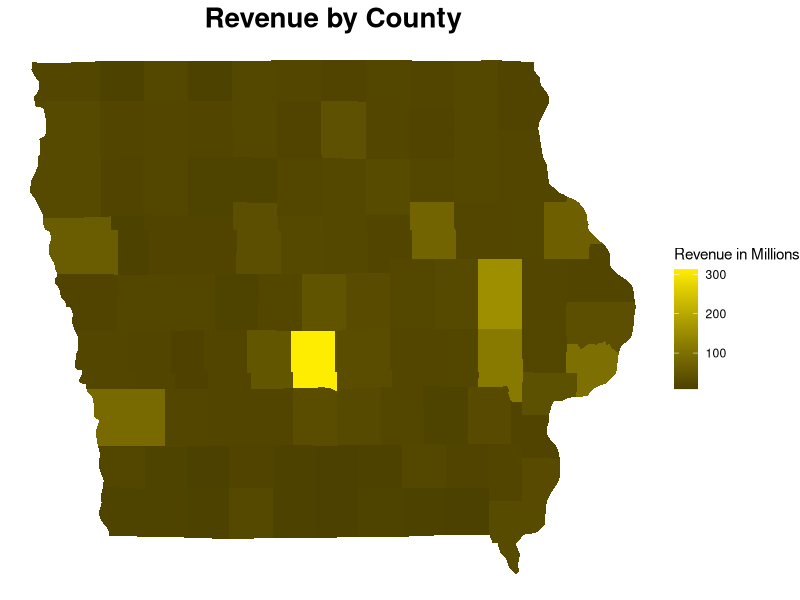
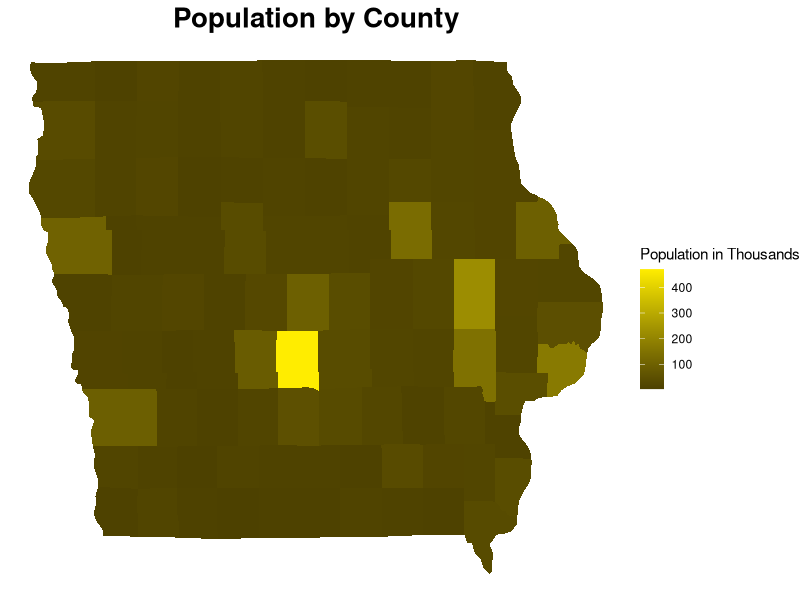
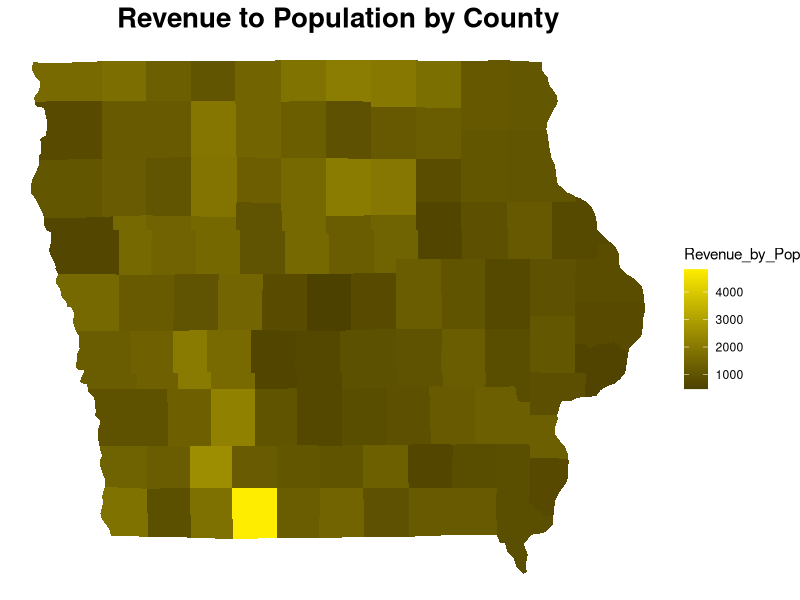
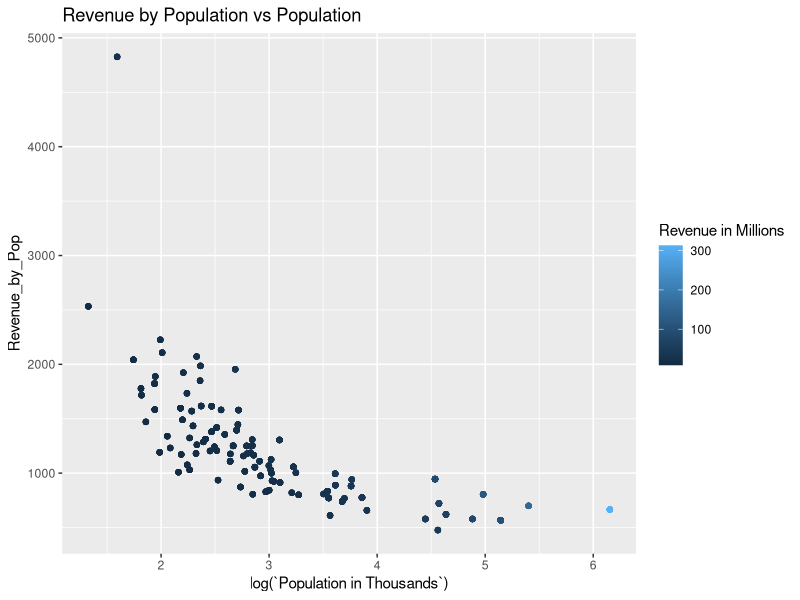
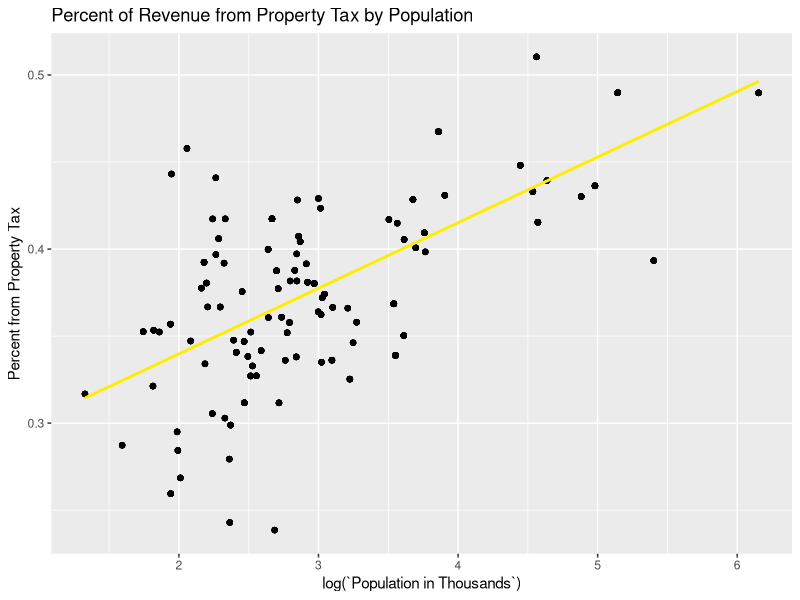
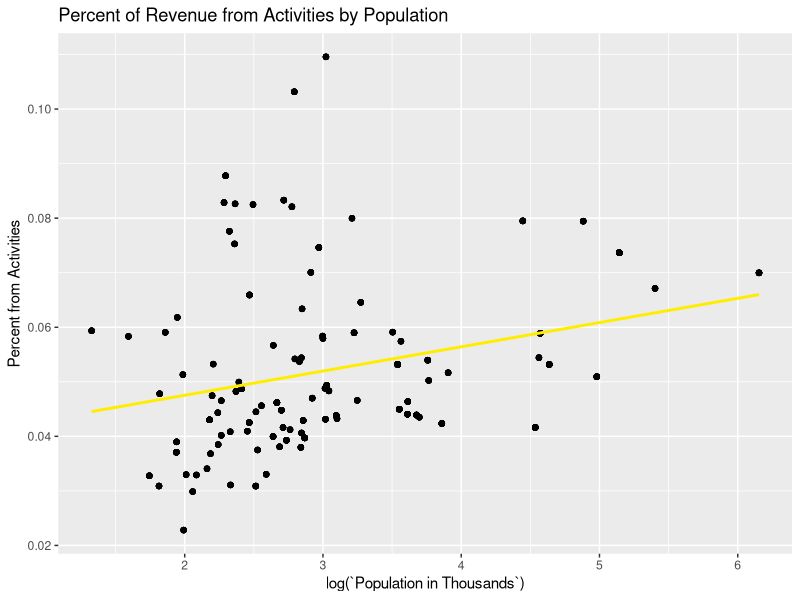
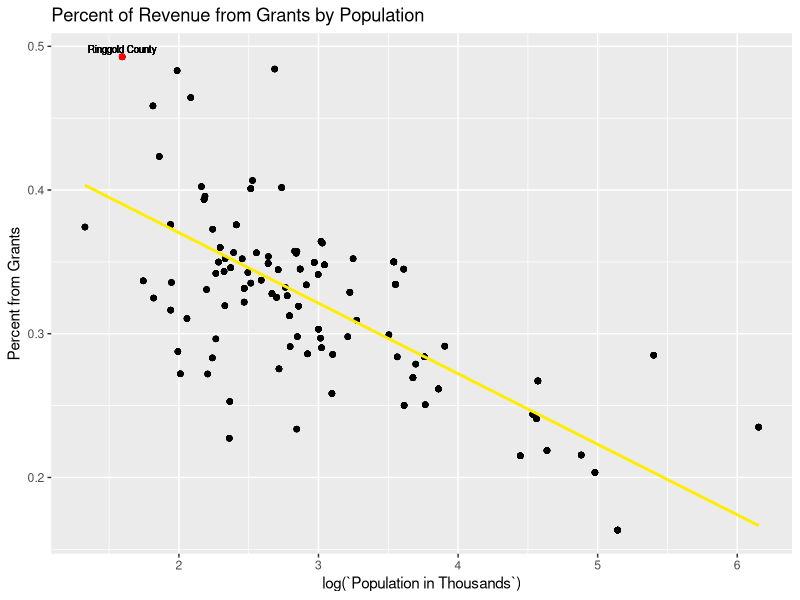
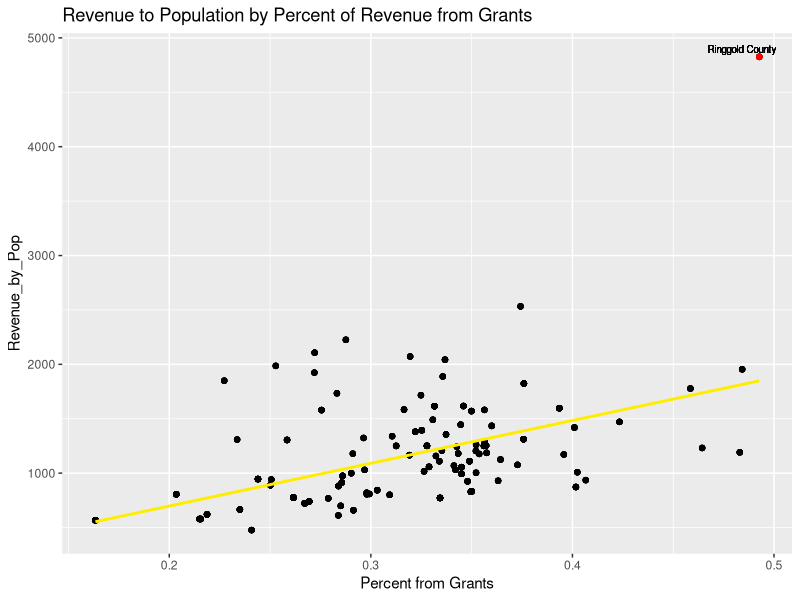

The R source for these figures, in order:
## ---- chunk 1
knitr::opts_chunk$set(echo = TRUE)
## ---- chunk 2
library(tidyverse)
library(lubridate)

pop_raw <- read_csv("data/County_Population_in_Iowa_by_Year_20251123.csv")

# view(pop_raw)

income_raw <- read_csv("data/Annual_Personal_Income_for_State_of_Iowa_by_County_20251123.csv")

# view(income_raw)

rev_raw <- read_csv("data/County_Actual_Revenues_By_Type_By_Fiscal_Year_20251123.csv")

# view(rev_raw)

budget_raw <- read_csv("data/County_Budgeted_Expenditures_By_Service_Area_By_Fiscal_Year_20251123.csv")

# view(budget_raw)

spend_raw <- read_csv("data/County_Actual_Expenditures_by_Service_Area_by_Fiscal_Year_20251123.csv")

# view(spend_raw)

## ---- chunk 3

pop_raw$County <- replace(pop_raw$County, pop_raw$County == "O'Brien County", "Obrien County")

pop <- pop_raw |>
  mutate(
    County = toupper(substring(County, 1, nchar(County) - 7)),
    Year = year(mdy(Year))
  ) |>
  filter(Year >= 2010, Year <= 2022) |>
  select(County, Year, Population)

str(pop)

## ---- chunk 4

income_raw$Name <- replace(income_raw$Name, income_raw$Name == "O'Brien", "Obrien")

income_1 <- income_raw |>
  mutate(
    County = toupper(Name),
    Year = year(mdy(Date))
  ) |>
  filter(Year >= 2010, Year <= 2022) |>
  select(County, Year, Variable, Value)

income <- income_1 |>
  pivot_wider(names_from = Variable,
              values_from = Value
              ) |>
  rename('Personal_Income' = `Personal income`,
         'Personal_Income_Per_Capita' = `Per capita personal income`
         ) |>
  mutate(
    Personal_Income = parse_number(Personal_Income),
    Personal_Income_Per_Capita = parse_number(Personal_Income_Per_Capita),
    Personal_Income = Personal_Income * 1000
  )

str(income)

## ---- chunk 5

rev <- rev_raw |>
  rename(
    Year = `FISCAL YEAR`,
    County = `COUNTY NAME`,
    Total_Revenue = `TOTAL REVENUES & OTHER SOURCES`
  ) |>
  mutate(
    County = toupper(County),
    Revenue_Percent_Property_Tax = round((`NET CURRENT PROPERTY TAXES` + `DELINQUENT PROPERTY TAX REVENUE`) / Total_Revenue, 4),
    Revenue_Percent_Grant = round(INTERGOVERNMENTAL / Total_Revenue, 4),
    Revenue_Percent_Activities = round((`LICENSES & PERMITS` + `CHARGES FOR SERVICE` + `USE OF MONEY & PROPERTY`) / Total_Revenue, 4),
    Revenue_Percent_Other = round(1 - Revenue_Percent_Property_Tax - Revenue_Percent_Grant - Revenue_Percent_Activities, 4)
  ) |>
  filter(Year >= 2010, Year <= 2022) |>
  select(County, Year, Total_Revenue, Revenue_Percent_Property_Tax, Revenue_Percent_Grant, Revenue_Percent_Activities, Revenue_Percent_Other)

str(rev)

## ---- chunk 6

budget_raw$`County Name` <- replace(budget_raw$`County Name`, budget_raw$`County Name` == "O'BRIEN", "OBRIEN")

budget <- budget_raw |>
  rename(
    County_Id = County,
    County = `County Name`,
    Year = `Fiscal Year Ending`,
    Total_Budget = `Total Expenditures`
  ) |>
  mutate(
    Year = year(mdy(Year)),
    Total_Budget = parse_number(Total_Budget),
    Budgeted_Public_Safety_Percent = parse_number(`Public Safety & Legal Services`) / Total_Budget,
    Budgeted_Mental_Health_Percent = parse_number(`Mental Health MR, DD`) / Total_Budget,
    Budgeted_Roads_Transportation_Percent = parse_number(`Roads & Transportation`) / Total_Budget,
    Budgeted_Administration_Percent = parse_number(Administration) / Total_Budget,
    Budgeted_Debt_Percent = parse_number(`Debt Service`) / Total_Budget,
    Budgeted_Physical_Health_Percent = parse_number(`Physical Health & Social Services`) / Total_Budget,
    Budgeted_Environment_Education_Percent = parse_number(`County Environment & Education`) / Total_Budget,
    Budgeted_Services_to_Residents_Percent = parse_number(`Government Services to Residents`) / Total_Budget,
    Budgeted_Refunded_Programs_Percent = parse_number(`Nonprogram Current`) / Total_Budget,
    Budgeted_Projects_Percent = parse_number(`Capital Projects`) / Total_Budget,
    Budgeted_Transfers_Out_Percent = parse_number(`Operating Transfers Out`) / Total_Budget,
    Budgeted_Refunded_Debt_Percent = parse_number(`Refunded Debt/Escrow`) / Total_Budget
  ) |>
  select(County, Year, Total_Budget, Budgeted_Public_Safety_Percent, Budgeted_Mental_Health_Percent, Budgeted_Roads_Transportation_Percent, Budgeted_Administration_Percent, Budgeted_Debt_Percent, Budgeted_Physical_Health_Percent, Budgeted_Environment_Education_Percent, Budgeted_Services_to_Residents_Percent, Budgeted_Refunded_Programs_Percent, Budgeted_Projects_Percent, Budgeted_Transfers_Out_Percent, Budgeted_Refunded_Debt_Percent) |>
  filter(Year >= 2010, Year <= 2022)

str(budget)

## ---- chunk 7

spend <- spend_raw |>
  rename(
    Year = `FISCAL YEAR`,
    Total_Expenditure = `TOTAL EXPENDITURES & OTHER USES`
  ) |>
  mutate(
    Actual_Public_Safety_Percent = `PUBLIC SAFETY AND LEGAL SERVICES` / Total_Expenditure,
    Actual_Mental_Health_Percent = `MENTAL HEALTH, ID & DD` / Total_Expenditure,
    Actual_Roads_Transportation_Percent = `ROADS & TRANSPORTATION` / Total_Expenditure,
    Actual_Administration_Percent = ADMINISTRATION / Total_Expenditure,
    Actual_Debt_Percent = `DEBT SERVICE` / Total_Expenditure,
    Actual_Physical_Health_Percent = `PHYSICAL HEALTH SOCIAL SERVICES` / Total_Expenditure,
    Actual_Environment_Education_Percent = `COUNTY ENVIRONMENT AND EDUCATION` / Total_Expenditure,
    Actual_Services_to_Residents_Percent = `GOVERNMENT SERVICES TO RESIDENTS` / Total_Expenditure,
    Actual_Refunded_Programs_Percent = `NONPROGRAM CURRENT` / Total_Expenditure,
    Actual_Projects_Percent = `CAPITAL PROJECTS` / Total_Expenditure,
    Actual_Transfers_Out_Percent = `OPERATING TRANSFERS OUT` / Total_Expenditure,
    Actual_Refunded_Debt_Percent = `REFUNDED DEBT/PAYMENTS TO ESCROW` / Total_Expenditure
  ) |>
  select(County, Year, Total_Expenditure, Actual_Public_Safety_Percent, Actual_Mental_Health_Percent, Actual_Roads_Transportation_Percent, Actual_Administration_Percent, Actual_Debt_Percent, Actual_Physical_Health_Percent, Actual_Environment_Education_Percent, Actual_Services_to_Residents_Percent, Actual_Refunded_Programs_Percent, Actual_Projects_Percent, Actual_Transfers_Out_Percent, Actual_Refunded_Debt_Percent) |>
  filter(Year >= 2010, Year <= 2022)

str(spend)

## ---- chunk 8

join1 <- inner_join(pop, income, by = c('County', 'Year'))
join2 <- inner_join(join1, rev, by = c('County', 'Year'))
join3 <- inner_join(join2, budget, by = c('County', 'Year'))
data <- inner_join(join3, spend, by = c('County', 'Year'))

# data |>
#  group_by(Year) |>
#  summarize(
#    count = n_distinct(County)
#  )

# sort(unique(data$County))
## ---- chunk 9

write.csv(data, 'data/Final_Data.csv')
str(data)
head(data, 5)

## ---- chunk 10


iowa <- map_data('county', 'iowa')

iowa <- iowa |>
  mutate(
    County = toupper(subregion)
  )

funding_data <- data |>
  group_by(County) |>
  summarize(
    `Revenue in Millions` = mean(Total_Revenue / 1000000),
    `Population in Thousands` = mean(Population / 1000),
    Income = mean(Personal_Income_Per_Capita),
    `Percent from Property Tax` = mean(Revenue_Percent_Property_Tax),
    `Percent from Grants` = mean(Revenue_Percent_Grant),
    `Percent from Activities` = mean(Revenue_Percent_Activities),
    `Percent from Other` = mean(Revenue_Percent_Other)
  ) |>
  left_join(iowa, by = 'County')

ggplot(funding_data, aes(x = long, y = lat, fill = `Revenue in Millions`)) + 
  geom_polygon(aes(group = group)) +
  scale_fill_gradient(low = '#4D4100', high = '#FFED00') +
  theme_void() +
  labs(title = "Revenue by County") +
  theme(
    plot.title = element_text(
      size = 20, 
      face = "bold",
      hjust = 0.5)
    )

## ---- chunk 11

ggplot(funding_data, aes(x = long, y = lat, fill = `Population in Thousands`)) + 
  geom_polygon(aes(group = group)) +
  scale_fill_gradient(low = '#4D4100', high = '#FFED00') +
  theme_void() +
  labs(title = "Population by County") +
  theme(
    plot.title = element_text(
      size = 20, 
      face = "bold",
      hjust = 0.5)
    )

## ---- chunk 12

funding_data <- funding_data |>
  mutate(Revenue_by_Pop = (`Revenue in Millions` * 1000000) / (`Population in Thousands` * 1000))

ggplot(funding_data, aes(x = long, y = lat, fill = Revenue_by_Pop)) + 
  geom_polygon(aes(group = group)) +
  scale_fill_gradient(low = '#4D4100', high = '#FFED00') +
  theme_void() +
  labs(title = "Revenue to Population by County") +
  theme(
    plot.title = element_text(
      size = 20, 
      face = "bold",
      hjust = 0.5)
    )

## ---- chunk 13

ggplot(funding_data, aes(x = log(`Population in Thousands`), 
                         y = Revenue_by_Pop, color = `Revenue in Millions`)) +
  geom_point() +
  labs(title = "Revenue by Population vs Population")

## ---- chunk 14

ggplot(funding_data, aes(x = log(`Population in Thousands`), 
                         y = `Percent from Property Tax`)) +
  geom_point() +
  geom_smooth(method = "lm", se = FALSE, col = "#FFED00") +
    labs(title = "Percent of Revenue from Property Tax by Population")

## ---- chunk 15

ggplot(funding_data, aes(x = log(`Population in Thousands`), y = `Percent from Activities`)) +
  geom_point() +
  geom_smooth(method = "lm", se = FALSE, col = "#FFED00") +
    labs(title = "Percent of Revenue from Activities by Population")

## ---- chunk 16

Ringgold <- funding_data |> dplyr::filter(County == "RINGGOLD")

#Ringgold

#funding_data

ggplot(funding_data, aes(x = log(`Population in Thousands`), y = `Percent from Grants`)) +
  geom_point() +
  geom_smooth(method = "lm", se = FALSE, col = "#FFED00") +
  geom_point(data = Ringgold, color = "red") +
  geom_text(data = Ringgold, aes(label = "Ringgold County"), size = 2.5, vjust = -0.5) +
  labs(title = "Percent of Revenue from Grants by Population")

## ---- chunk 17

ggplot(funding_data, aes(x = `Percent from Grants`, y = Revenue_by_Pop)) +
  geom_point() +
  geom_smooth(method = "lm", se = FALSE, col = "#FFED00") +
  geom_point(data = Ringgold, color = "red") +
  geom_text(data = Ringgold, aes(label = "Ringgold County"), size = 2.5, vjust = -0.5, hjust = 0.75) +
  labs(title = "Revenue to Population by Percent of Revenue from Grants")

## ---- chunk 18

spending_data <- data |>
  group_by(County) |>
  summarize(
    `Expenditure in Millions` = mean(Total_Expenditure / 1000000),
    `Revenue in Millions` = mean(Total_Revenue / 1000000),
    `Population in Thousands` = mean(Population / 1000),
    Income = mean(Personal_Income_Per_Capita),
    Actual_Public_Safety_Percent = mean(Actual_Public_Safety_Percent),
    Actual_Mental_Health_Percent = mean(Actual_Mental_Health_Percent),
    Actual_Roads_Transportation_Percent = mean(Actual_Roads_Transportation_Percent),
    Actual_Administration_Percent = mean(Actual_Administration_Percent),
    Actual_Debt_Percent = mean(Actual_Debt_Percent),
    Actual_Physical_Health_Percent = mean(Actual_Physical_Health_Percent),
    Actual_Environment_Education_Percent = mean(Actual_Environment_Education_Percent),
    Actual_Services_to_Residents_Percent = mean(Actual_Services_to_Residents_Percent),
    Actual_Refunded_Programs_Percent = mean(Actual_Refunded_Programs_Percent),
    Actual_Projects_Percent = mean(Actual_Projects_Percent),
    Actual_Transfers_Out_Percent = mean(Actual_Transfers_Out_Percent),
    Actual_Refunded_Debt_Percent = mean(Actual_Refunded_Debt_Percent)
  ) |>
  left_join(iowa, by = 'County')

ggplot(spending_data, aes(x = long, y = lat, fill = `Expenditure in Millions`)) + 
  geom_polygon(aes(group = group)) +
  scale_fill_gradient(low = '#4D4100', high = '#FFED00') +
  theme_void() +
  labs(title = "Expenditure by County") +
  theme(
    plot.title = element_text(
      size = 20, 
      face = "bold",
      hjust = 0.5)
    )

## ---- chunk 19

spending_data <- spending_data |>
  mutate(Expenditure_by_Pop = (`Expenditure in Millions` * 1000000) / (`Population in Thousands` * 1000))

ggplot(spending_data, aes(x = long, y = lat, fill = Expenditure_by_Pop)) + 
  geom_polygon(aes(group = group)) +
  scale_fill_gradient(low = '#4D4100', high = '#FFED00') +
  theme_void() +
  labs(title = "Expenditure to Population by County") +
  theme(
    plot.title = element_text(
      size = 20, 
      face = "bold",
      hjust = 0.5)
    )

## ---- chunk 20

ggplot(spending_data, aes(x = log(`Population in Thousands`), 
                         y = Expenditure_by_Pop)) +
  geom_point() +
  labs(title = "Expenditure by Population vs Population")

## ---- chunk 21

spending_data2 <- data |>
  group_by(County) |>
  summarize(
    `Expenditure in Millions` = mean(Total_Expenditure / 1000000),
    `Revenue in Millions` = mean(Total_Revenue / 1000000),
    `Population in Thousands` = mean(Population / 1000),
    Income = mean(Personal_Income_Per_Capita),
    Actual_Public_Safety_Percent = mean(Actual_Public_Safety_Percent),
    Actual_Mental_Health_Percent = mean(Actual_Mental_Health_Percent),
    Actual_Roads_Transportation_Percent = mean(Actual_Roads_Transportation_Percent),
    Actual_Administration_Percent = mean(Actual_Administration_Percent),
    Actual_Debt_Percent = mean(Actual_Debt_Percent),
    Actual_Physical_Health_Percent = mean(Actual_Physical_Health_Percent),
    Actual_Environment_Education_Percent = mean(Actual_Environment_Education_Percent),
    Actual_Services_to_Residents_Percent = mean(Actual_Services_to_Residents_Percent),
    Actual_Refunded_Programs_Percent = mean(Actual_Refunded_Programs_Percent),
    Actual_Projects_Percent = mean(Actual_Projects_Percent),
    Actual_Transfers_Out_Percent = mean(Actual_Transfers_Out_Percent),
    Actual_Refunded_Debt_Percent = mean(Actual_Refunded_Debt_Percent)
  ) |>
  pivot_longer(cols = Actual_Public_Safety_Percent:Actual_Refunded_Debt_Percent,
               names_to = 'Spending_Type',
               values_to = 'Percent')

top_10 <- spending_data2 |>
  group_by(County) |>
  summarize(`Population in Thousands` = mean(`Population in Thousands`)) |>
  arrange(desc(`Population in Thousands`)) |>
  head(10) |>
  pull(County)

lower_10 <- spending_data2 |>
  group_by(County) |>
  summarize(`Population in Thousands` = mean(`Population in Thousands`)) |>
  arrange(`Population in Thousands`) |>
  head(10) |>
  pull(County)

ten_to_ten <- c(top_10, lower_10)

ggplot(spending_data2 |> dplyr::filter(County %in% ten_to_ten),
       aes(x = reorder(County, `Population in Thousands`), y = Percent, 
           fill = reorder(Spending_Type, Percent, mean))) +
  geom_bar(stat = "identity", position = "stack") +
  coord_flip() +
  labs(title = "10 Most and Least Populous Counties Spending Type Distribution",
       fill = "Spending Type") +
  xlab('County') +
  ylab('Percentage')

## ---- chunk 22

ggplot(spending_data, aes(x = log(`Population in Thousands`), 
                         y = Actual_Roads_Transportation_Percent)) +
  geom_point() +
  geom_smooth(method = "lm", se = FALSE, col = "#FFED00") +
  labs(title = "Percent of Expenditure on Roads by Population")

## ---- chunk 23

ggplot(spending_data, aes(x = log(`Population in Thousands`), 
                         y = Actual_Public_Safety_Percent)) +
  geom_point() +
  geom_smooth(method = "lm", se = FALSE, col = "#FFED00") +
  labs(title = "Percent of Expenditure on Public Safety by Population")

## ---- chunk 24

ggplot(spending_data, aes(x = log(`Population in Thousands`), 
                         y = Actual_Mental_Health_Percent)) +
  geom_point() +
  geom_smooth(method = "lm", se = FALSE, col = "#FFED00") +
  labs(title = "Percent of Expenditure on Mental Health by Population")


# spending_data |>
#   arrange(desc(Actual_Mental_Health_Percent)) |>
#   head(1)

## ---- chunk 25

top_10 <- spending_data2 |>
  group_by(County) |>
  summarize(Income_Per_Capita = mean(Income / (`Population in Thousands` * 1000))) |>
  arrange(desc(Income_Per_Capita)) |>
  head(10) |>
  pull(County)

lower_10 <- spending_data2 |>
  group_by(County) |>
  summarize(Income_Per_Capita = mean(Income / (`Population in Thousands` * 1000))) |>
  arrange(Income_Per_Capita) |>
  head(10) |>
  pull(County)

ten_to_ten <- c(top_10, lower_10)

spending_data2 <- spending_data2 |>
  mutate(Income_Per_Capita = Income / (`Population in Thousands` *  1000))

ggplot(spending_data2 |> dplyr::filter(County %in% ten_to_ten),
       aes(x = reorder(County, Income), y = Percent, 
           fill = reorder(Spending_Type, Percent, mean))) +
  geom_bar(stat = "identity", position = "stack") +
  coord_flip() +
  labs(title = "10 Most and Least Wealthy Counties Spending Type Distribution",
       fill = "Spending Type") +
  xlab('County') +
  ylab('Percentage')

## ---- chunk 26

difference_data <- data |>
  mutate(
    Public_Safety_Difference = Actual_Public_Safety_Percent - Budgeted_Public_Safety_Percent,
    Mental_Health_Difference = Actual_Mental_Health_Percent - Budgeted_Mental_Health_Percent,
    Roads_Transportation_Difference = Actual_Roads_Transportation_Percent - Budgeted_Roads_Transportation_Percent,
    Administration_Difference = Actual_Administration_Percent - Budgeted_Administration_Percent,
    Debt_Difference = Actual_Debt_Percent - Budgeted_Debt_Percent,
    Physical_Health_Difference = Actual_Physical_Health_Percent - Budgeted_Physical_Health_Percent,
    Environment_Education_Difference = Actual_Environment_Education_Percent - Budgeted_Environment_Education_Percent,
    Services_to_Residents_Difference = Actual_Services_to_Residents_Percent - Budgeted_Services_to_Residents_Percent,
    Refunded_Programs_Difference = Actual_Refunded_Programs_Percent - Budgeted_Refunded_Programs_Percent,
    Projects_Difference = Actual_Projects_Percent - Budgeted_Projects_Percent,
    Transfers_Out_Difference = Actual_Transfers_Out_Percent - Budgeted_Transfers_Out_Percent,
    Refunded_Debt_Difference = Actual_Refunded_Debt_Percent - Budgeted_Refunded_Debt_Percent
  )

difference_data2 <- difference_data |>
  pivot_longer(cols = Public_Safety_Difference:Refunded_Debt_Difference,
               names_to = 'Spending_Type',
               values_to = 'Percent_Difference'
              ) |>
  group_by(Spending_Type) |>
  summarize(
    Percent_Difference = mean(Percent_Difference)
  )

ggplot(difference_data2, aes(x = reorder(Spending_Type, Percent_Difference), y = Percent_Difference)) +
  geom_bar(stat = "identity") +
  coord_flip() +
  labs(title = "Percent Difference for Each Spending Type") +
  xlab('Percent Difference') +
  ylab('Spending Type')

## ---- chunk 27

complete_difference <- data |>
  mutate(
    Spending_to_Budget_Difference = (Total_Expenditure - Total_Budget) / Total_Budget,
    Spending_to_Revenue_Difference = (Total_Expenditure - Total_Revenue) / Total_Revenue
  )

county_difference_data <- complete_difference |>
  group_by(County) |>
  summarize(
    Spending_to_Budget_Difference = mean(Spending_to_Budget_Difference),
    Spending_to_Revenue_Difference = mean(Spending_to_Revenue_Difference)
  ) |>
  left_join(iowa, by = 'County')

ggplot(county_difference_data, aes(x = long, y = lat, fill = Spending_to_Budget_Difference)) + 
  geom_polygon(aes(group = group)) +
  scale_fill_gradient2(low = '#22ff00', high = '#ff0000', mid = '#FFED00', midpoint = 0) +
  theme_void() +
  labs(title = "Expenditure to Budget Percent Difference by County") +
  theme(
    plot.title = element_text(
      size = 12, 
      face = "bold",
      hjust = 0.5)
    )

## ---- chunk 28

county_difference_data2 <- complete_difference |>
  group_by(County) |>
  summarize(
    Spending_to_Budget_Difference = mean(abs(Spending_to_Budget_Difference)),
    Spending_to_Revenue_Difference = mean(abs(Spending_to_Revenue_Difference))
  ) |>
  left_join(iowa, by = 'County')

ggplot(county_difference_data2, aes(x = long, y = lat, fill = Spending_to_Budget_Difference)) + 
  geom_polygon(aes(group = group)) +
  scale_fill_gradient(low = '#4D4100', high = '#FFED00') +
  theme_void() +
  labs(title = "Absolute Expenditure to Budget Percent Difference by County") +
  theme(
    plot.title = element_text(
      size = 12, 
      face = "bold",
      hjust = 0.5)
    )

## ---- chunk 29

ggplot(county_difference_data, aes(x = long, y = lat,
                                   fill = Spending_to_Revenue_Difference)) + 
  geom_polygon(aes(group = group)) +
  scale_fill_gradient2(low = '#22ff00', high = '#ff0000', mid = '#FFED00', midpoint = 0) +
  theme_void() +
  labs(title = "Expenditure to Revenue Percent Difference by County") +
  theme(
    plot.title = element_text(
      size = 12, 
      face = "bold",
      hjust = 0.5)
    )

## ---- chunk 30

county_difference_data |>
  group_by(County) |>
  summarize(Spending_to_Revenue_Difference = mean(Spending_to_Revenue_Difference)) |>
  arrange(Spending_to_Revenue_Difference) |>
  head(5)

## ---- chunk 31

top_5 <- complete_difference |>
  filter(County %in% c("RINGGOLD", "DELAWARE", "CALHOUN", "MUSCATINE", "DECATUR"))

complete_difference |>
  ggplot(aes(x = factor(Year), y = Spending_to_Revenue_Difference, group = County)) +
  geom_line() +
  geom_line(data = top_5,
            mapping = aes(x = factor(Year),
                          y = Spending_to_Revenue_Difference, group = County),
            color = 'yellow') +
  labs(title = "Fiscal Responsibility by Year") +
  xlab("Year") +
  ylab("Spending to Revenue Difference Percent")

## ---- chunk 32

complete_difference <- complete_difference |>
  left_join(iowa, by = 'County')

ggplot(complete_difference, aes(x = long, y = lat,
                                   fill = Spending_to_Revenue_Difference)) + 
  geom_polygon(aes(group = group)) +
  scale_fill_gradient2(low = '#22ff00', high = '#ff0000', mid = '#FFED00', midpoint = 0) +
  theme_void() +
  labs(title = "Expenditure to Revenue Percent Difference Each Year") +
  theme(
    plot.title = element_text(
      size = 12, 
      face = "bold",
      hjust = 0.5)
    ) +
  facet_wrap(~Year)
